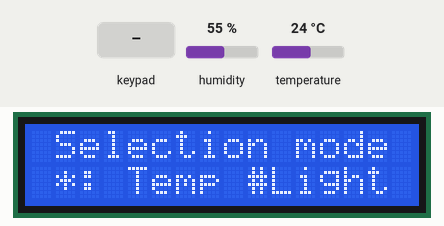
A sketch run on a simulated Arduino Mega 2560, built with avr-gcc and run on an emulated ATmega2560. Parts: 16×2 character LCD. The test bench sets the inputs (shaded band); at power-on: humidity 55 %, temperature 24 °C.

Above: at 1.2 s.
1.3 s: key '*' pressed
At 1.49 s:
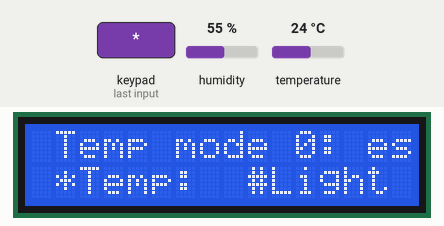
3.1 s: keypad keys 2 8 3 0 3 2 3 4 # pressed 0.4 s apart
At 6.46 s:
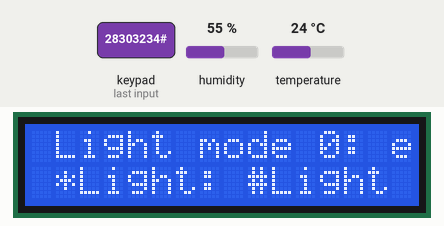
Timing chart, 0 to 8.0 s (numbered marks = the images above; inputs shaded):
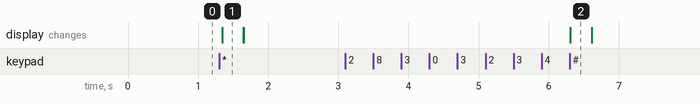

The sketch:

LCD.ino
```cpp
//LCD
#include <LiquidCrystal.h>
LiquidCrystal lcd(12, 11, 10, 9, 8, 7);

// Temperatur
#include <DHT.h>
#define dht_apin 6
DHT dht(dht_apin, DHT11);

// Light
#define AL_Sensor 1

// Keypad
#include <Keypad.h>
const byte ROWS = 4;
const byte COLS = 3;
byte rowPins[ROWS] = {28, 30, 32, 34};
byte colPins[COLS] = {22, 24, 26};
char keys[ROWS][COLS] = {
  {'1', '2', '3'},
  {'4', '5', '6'},
  {'7', '8', '9'},
  {'*', '0', '#'}
};
Keypad keypad = Keypad(makeKeymap(keys), rowPins, colPins, ROWS, COLS);

// Hello World
//int s = 0, m = 0; // seconds and minutes.


void setup() {
  lcd.begin(16,2);
  Serial.begin(9600); // Bruges også til keypad
  // put your setup code here, to run once:
}

void loop() {
  menu();
}

void menu() {
  char key = keypad.getKey();
  lcd.setCursor(1,0);
  lcd.print("Selection mode");
  lcd.setCursor(1,1);
  lcd.print("*: Temp #Light");

  if (key == '*') {
    temperature();
    lcd.clear();
  } else if (key == '#') {
    light();
    lcd.clear();
  }
}

void temperature() {
  lcd.setCursor(1,0);
  lcd.print("Temp mode 0: esc");
  lcd.setCursor(2,1);
  lcd.print("Temp: ");
  float t = dht.readTemperature();
  delay(300);
  lcd.print(t);
}
void light() {
  int AL_val = analogRead(AL_val);
  lcd.setCursor(1,0);
  lcd.print("Light mode 0: esc");
  lcd.setCursor(2,1);
  lcd.print("Light: ");
  float lux = AL_val * 6000.0 / 1023.0;
  delay(300);
  lcd.print(lux);
}
void helloWorld();
// HelloWorld();
  /* HELLO WORLD
  lcd.setCursor(2,0);
  lcd.print("Hello World");
  lcd.setCursor(6,1);
  lcd.print(m);
  lcd.print(": ");
  lcd.print(s);
  s++;
  delay(1000);
  if (s == 60) {
    s= 0;
    m++;
    lcd.clear();
  }
  */
  // put your main code here, to run repeatedly:
```

Measured:
- after the input at 1.3 s, the display: changes at once (image 1)
- after the input at 3.1 s, the display: changes after 3.2 s (image 2)
